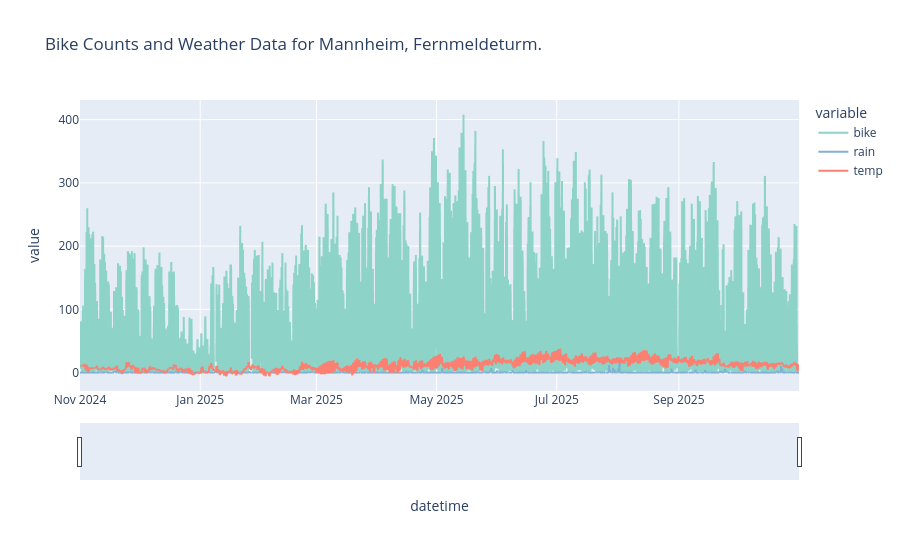

Notebook code cell kept with this figure:
### Code cell
plot_data("Mannheim", "Fernmeldeturm.")

### Figure 1 — Plotly figure (JSON) as saved in the notebook; plotly's stock layout.template omitted (floating-point values rounded to 4 significant figures; data arrays with more than 128 entries replaced by an {"elided": "..."} marker saying what was removed)
{"data": [{"legendgroup": "bike", "line": {"color": "rgb(141,211,199)", "dash": "solid"}, "marker": {"symbol": "circle"}, "mode": "lines", "name": "bike", "showlegend": true, "type": "scattergl", "x": {"elided": "8761 str values"}, "xaxis": "x", "y": {"elided": "8761 float values"}, "yaxis": "y"}, {"legendgroup": "rain", "line": {"color": "rgb(128,177,211)", "dash": "solid"}, "marker": {"symbol": "circle"}, "mode": "lines", "name": "rain", "showlegend": true, "type": "scattergl", "x": {"elided": "8761 str values"}, "xaxis": "x", "y": {"elided": "8761 float values"}, "yaxis": "y"}, {"legendgroup": "temp", "line": {"color": "rgb(251,128,114)", "dash": "solid"}, "marker": {"symbol": "circle"}, "mode": "lines", "name": "temp", "showlegend": true, "type": "scattergl", "x": {"elided": "8761 str values"}, "xaxis": "x", "y": {"elided": "8761 float values"}, "yaxis": "y"}], "layout": {"hovermode": "x unified", "legend": {"title": {"text": "variable"}, "tracegroupgap": 0}, "title": {"text": "Bike Counts and Weather Data for Mannheim, Fernmeldeturm."}, "xaxis": {"anchor": "y", "domain": [0, 1], "rangeslider": {"visible": true}, "title": {"text": "datetime"}}, "yaxis": {"anchor": "x", "domain": [0, 1], "title": {"text": "value"}}}}
